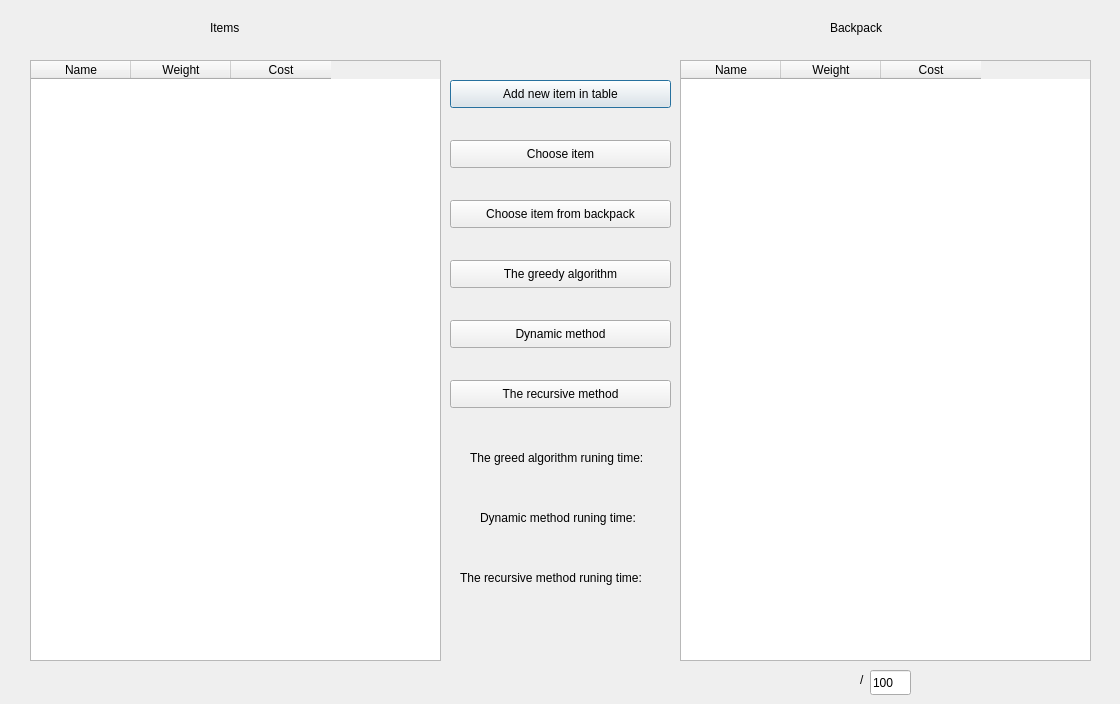
<?xml version="1.0" encoding="UTF-8"?>
<ui version="4.0">
 <class>Dialog</class>
 <widget class="QDialog" name="Dialog">
  <property name="geometry">
   <rect>
    <x>0</x>
    <y>0</y>
    <width>1120</width>
    <height>704</height>
   </rect>
  </property>
  <property name="windowTitle">
   <string>Dialog</string>
  </property>
  <widget class="QTableWidget" name="Items_table">
   <property name="geometry">
    <rect>
     <x>30</x>
     <y>60</y>
     <width>411</width>
     <height>601</height>
    </rect>
   </property>
   <property name="accessibleName">
    <string/>
   </property>
   <property name="rowCount">
    <number>0</number>
   </property>
   <property name="columnCount">
    <number>3</number>
   </property>
   <column>
    <property name="text">
     <string>Name</string>
    </property>
   </column>
   <column>
    <property name="text">
     <string>Weight</string>
    </property>
   </column>
   <column>
    <property name="text">
     <string>Cost</string>
    </property>
   </column>
  </widget>
  <widget class="QPushButton" name="New_item_in_table">
   <property name="geometry">
    <rect>
     <x>450</x>
     <y>80</y>
     <width>221</width>
     <height>28</height>
    </rect>
   </property>
   <property name="text">
    <string>Add new item in table</string>
   </property>
  </widget>
  <widget class="QPushButton" name="ChooseItemButton">
   <property name="geometry">
    <rect>
     <x>450</x>
     <y>140</y>
     <width>221</width>
     <height>28</height>
    </rect>
   </property>
   <property name="text">
    <string>Choose item</string>
   </property>
  </widget>
  <widget class="QTableWidget" name="BackpackTable">
   <property name="geometry">
    <rect>
     <x>680</x>
     <y>60</y>
     <width>411</width>
     <height>601</height>
    </rect>
   </property>
   <property name="accessibleName">
    <string/>
   </property>
   <property name="rowCount">
    <number>0</number>
   </property>
   <property name="columnCount">
    <number>3</number>
   </property>
   <column>
    <property name="text">
     <string>Name</string>
    </property>
   </column>
   <column>
    <property name="text">
     <string>Weight</string>
    </property>
   </column>
   <column>
    <property name="text">
     <string>Cost</string>
    </property>
   </column>
  </widget>
  <widget class="QLabel" name="label">
   <property name="geometry">
    <rect>
     <x>210</x>
     <y>20</y>
     <width>55</width>
     <height>16</height>
    </rect>
   </property>
   <property name="text">
    <string>Items</string>
   </property>
  </widget>
  <widget class="QLabel" name="label_2">
   <property name="geometry">
    <rect>
     <x>830</x>
     <y>20</y>
     <width>55</width>
     <height>16</height>
    </rect>
   </property>
   <property name="text">
    <string>Backpack</string>
   </property>
  </widget>
  <widget class="QPushButton" name="ChooseBackpackItemButton">
   <property name="geometry">
    <rect>
     <x>450</x>
     <y>200</y>
     <width>221</width>
     <height>28</height>
    </rect>
   </property>
   <property name="text">
    <string>Choose item from backpack</string>
   </property>
  </widget>
  <widget class="QLabel" name="WeightLabelChange">
   <property name="geometry">
    <rect>
     <x>810</x>
     <y>670</y>
     <width>51</width>
     <height>19</height>
    </rect>
   </property>
   <property name="text">
    <string/>
   </property>
  </widget>
  <widget class="QLabel" name="label_3">
   <property name="geometry">
    <rect>
     <x>860</x>
     <y>670</y>
     <width>16</width>
     <height>19</height>
    </rect>
   </property>
   <property name="text">
    <string>/</string>
   </property>
  </widget>
  <widget class="QLineEdit" name="WeeightLine">
   <property name="geometry">
    <rect>
     <x>870</x>
     <y>670</y>
     <width>41</width>
     <height>25</height>
    </rect>
   </property>
   <property name="text">
    <string>100</string>
   </property>
  </widget>
  <widget class="QPushButton" name="GreedyAlgorithButton">
   <property name="geometry">
    <rect>
     <x>450</x>
     <y>260</y>
     <width>221</width>
     <height>28</height>
    </rect>
   </property>
   <property name="text">
    <string>The greedy algorithm</string>
   </property>
  </widget>
  <widget class="QPushButton" name="DynamicMethodButton">
   <property name="geometry">
    <rect>
     <x>450</x>
     <y>320</y>
     <width>221</width>
     <height>28</height>
    </rect>
   </property>
   <property name="text">
    <string>Dynamic method</string>
   </property>
  </widget>
  <widget class="QPushButton" name="RecursiveMethodButton">
   <property name="geometry">
    <rect>
     <x>450</x>
     <y>380</y>
     <width>221</width>
     <height>28</height>
    </rect>
   </property>
   <property name="text">
    <string>The recursive method</string>
   </property>
  </widget>
  <widget class="QLabel" name="TGAruningtimeLabel">
   <property name="geometry">
    <rect>
     <x>470</x>
     <y>450</y>
     <width>191</width>
     <height>16</height>
    </rect>
   </property>
   <property name="text">
    <string>The greed algorithm runing time: </string>
   </property>
  </widget>
  <widget class="QLabel" name="DMruningtimeLabel">
   <property name="geometry">
    <rect>
     <x>480</x>
     <y>510</y>
     <width>171</width>
     <height>16</height>
    </rect>
   </property>
   <property name="text">
    <string>Dynamic method runing time: </string>
   </property>
  </widget>
  <widget class="QLabel" name="TRMruningtileLabel">
   <property name="geometry">
    <rect>
     <x>460</x>
     <y>570</y>
     <width>201</width>
     <height>16</height>
    </rect>
   </property>
   <property name="text">
    <string>The recursive method runing time: </string>
   </property>
  </widget>
  <widget class="QLabel" name="TGAtime">
   <property name="geometry">
    <rect>
     <x>500</x>
     <y>470</y>
     <width>131</width>
     <height>20</height>
    </rect>
   </property>
   <property name="text">
    <string/>
   </property>
  </widget>
  <widget class="QLabel" name="DMtime">
   <property name="geometry">
    <rect>
     <x>500</x>
     <y>530</y>
     <width>131</width>
     <height>20</height>
    </rect>
   </property>
   <property name="text">
    <string/>
   </property>
  </widget>
  <widget class="QLabel" name="TRMtime">
   <property name="geometry">
    <rect>
     <x>500</x>
     <y>590</y>
     <width>131</width>
     <height>20</height>
    </rect>
   </property>
   <property name="text">
    <string/>
   </property>
  </widget>
 </widget>
 <resources/>
 <connections/>
</ui>
